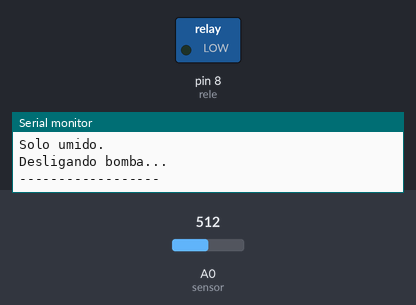
A sketch run on a simulated Arduino Uno, built with avr-gcc and run on an emulated ATmega328P. On the bench: switched loads named in the sketch (green lamp = pin HIGH), the last lines printed to the serial monitor. The inputs (shaded band) are chosen by the test bench; at power-on: A0 (sensor) = 512.

Above: at 1.8 s.
1.9 s: A0 (sensor) set to 542
3.4 s: A0 (sensor) set to 570
At 5.0 s:
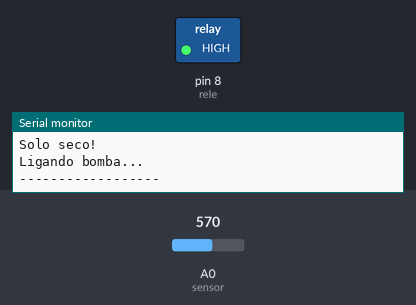
5.5 s: A0 (sensor) set to 511
At 6.7 s:
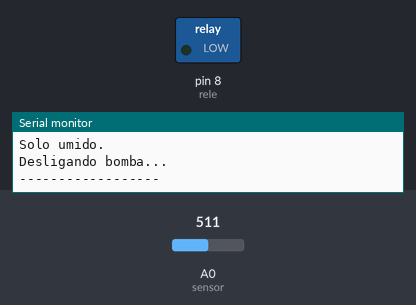
7.5 s: A0 (sensor) set to 716
At 8.4 s:
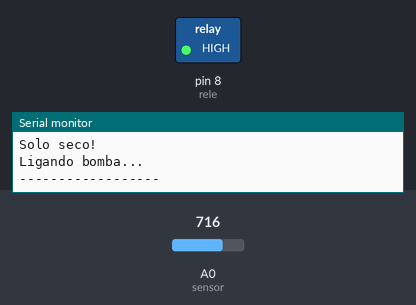
Timing chart, 0 to 10.5 s (numbered marks = the images above; inputs shaded):
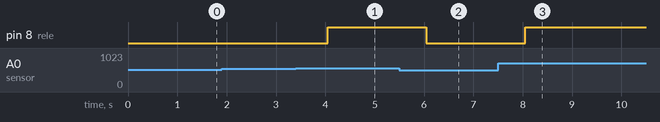

Measured:
- the behaviour switches between 552 and 553 on A0 (sensor) (found by bisection; images 0 and 1)
- after the input at 3.4 s, pin 8 (rele): LOW → HIGH after 0.65 s
- after the input at 5.5 s, pin 8 (rele): HIGH → LOW after 0.55 s
- after the input at 7.5 s, pin 8 (rele): LOW → HIGH after 0.55 s

The sketch:

C_digo_Irrigador_Autom_tico.ino
```cpp
// =========================================
// IRRIGADOR AUTOMÁTICO
// =========================================

// Pino do sensor
#define sensor A0

// Pino do relé
#define rele 8

// Variável para armazenar a leitura
int leituraSensor;

// Variável para armazenar a porcentagem
int umidade;

void setup()
{
  // Inicia comunicação serial
  Serial.begin(9600);

  // Configura o relé como saída
  pinMode(rele, OUTPUT);

  // Garante que a bomba comece desligada
  digitalWrite(rele, LOW);

  Serial.println("Sistema de Irrigacao Iniciado");
}

void loop()
{
  // Lê o sensor
  leituraSensor = analogRead(sensor);

  // Converte para porcentagem
  umidade = map(leituraSensor, 1023, 0, 0, 100);

  // Mostra informações
  Serial.print("Umidade: ");
  Serial.print(umidade);
  Serial.println("%");

  // Verifica a necessidade de irrigação
  if (umidade <= 45)
  {
    Serial.println("Solo seco!");
    Serial.println("Ligando bomba...");

    digitalWrite(rele, HIGH);
  }
  else
  {
    Serial.println("Solo umido.");
    Serial.println("Desligando bomba...");

    digitalWrite(rele, LOW);
  }

  Serial.println("------------------");

  delay(1000);
}
```
